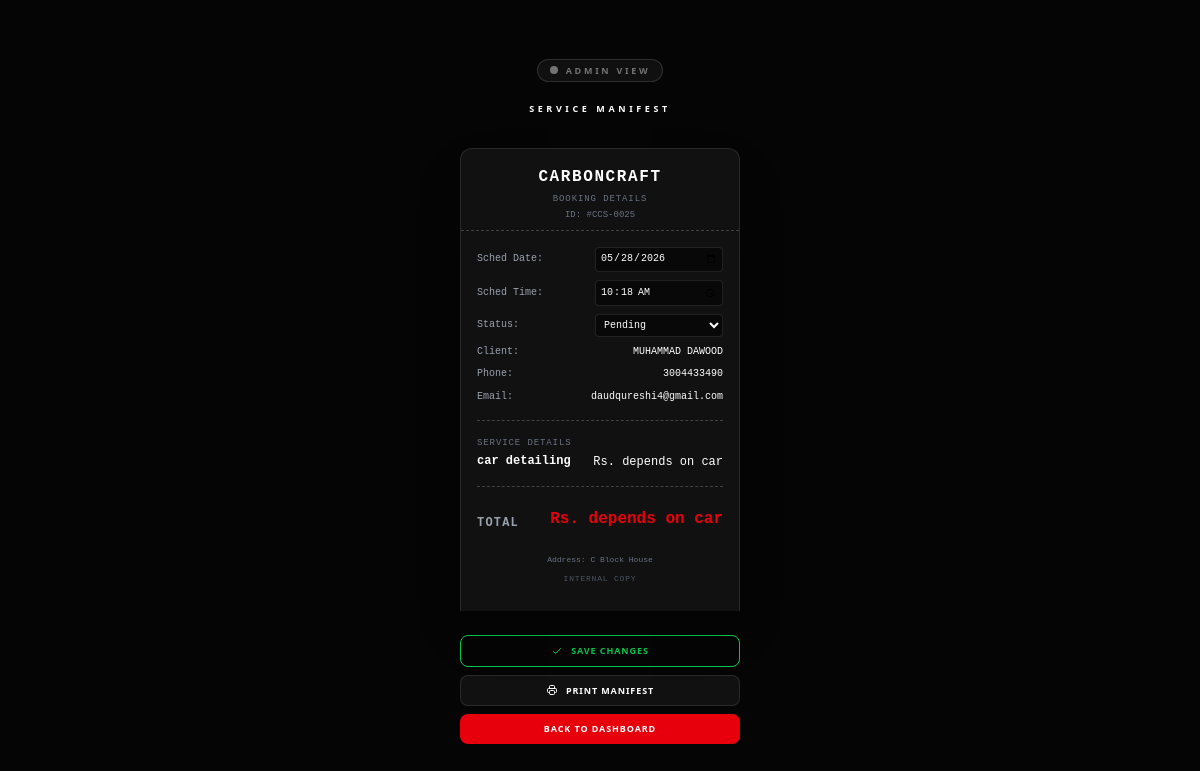
Screenshot of /adminstudio/booking/25/ (signed in) with the database file from the repository.
### django_apps/services/models.py (models this page shows, shortened)
class ServiceBooking(models.Model):
    service = models.ForeignKey(Service, on_delete=models.CASCADE, related_name='bookings')
    first_name = models.CharField(max_length=100)
    last_name = models.CharField(max_length=100)
    email = models.EmailField()
    phone = models.CharField(max_length=20)
    booking_date = models.DateField()
    booking_time = models.TimeField()
    address = models.TextField()
    notes = models.TextField(blank=True, null=True)
    STATUS_CHOICES = [
        ('pending', 'Pending'),
        ('confirmed', 'Confirmed'),
        ('completed', 'Completed'),
        ('cancelled', 'Cancelled'),
    ]
    status = models.CharField(max_length=20, choices=STATUS_CHOICES, default='pending')
    created_at = models.DateTimeField(default=timezone.now)

class Service(models.Model):
    service_name = models.CharField(max_length=200)
    description = models.TextField()
    price = models.TextField(max_length = 250)
    is_available = models.BooleanField(default=True)

### django_apps/dashboard/views.py (the view, shortened to what this page needs)
# urls.py: path('booking/<int:pk>/', views.booking_detail_view, name='booking_detail'),
@user_passes_test(lambda u: u.is_staff, login_url='home')
def booking_detail_view(request, pk):
    booking = get_object_or_404(ServiceBooking, pk=pk)
    return render(request, 'booking_det.html', {'booking': booking})

### django_apps/dashboard/templates/booking_det.html (shortened to what this page needs)
{% extends "base1.html" %}
{% block content %}
{% load static tailwind_tags %}
{% load static %}
<section class="min-h-screen bg-[#050505] py-8 px-4 flex flex-col items-center justify-center font-sans">
    <div class="max-w-[280px] w-full">
        <div class="text-center mb-8 space-y-3">
            <div class="inline-flex items-center gap-2 px-3 py-1 rounded-full border border-neutral-500/30 bg-neutral-500/10 text-[9px] font-black text-neutral-500 uppercase tracking-[0.3em]">
                <span class="relative flex h-2 w-2">
                    <span class="relative inline-flex rounded-full h-2 w-2 bg-neutral-500"></span>
                </span>
                Admin View
            </div>
            <h2 class="text-[9px] uppercase tracking-[0.4em] font-black text-white mt-2">Service Manifest</h2>
        </div>
        <form method="POST" class="relative bg-[#111] border-x border-t border-white/10 shadow-2xl font-mono text-sm mx-auto" style="border-radius: 12px 12px 0 0;">
            <div class="p-4 pb-2 text-center border-b border-dashed border-white/20">
                <h3 class="text-base font-black text-white uppercase tracking-widest">CarbonCraft</h3>
                <p class="text-[9px] text-gray-500 uppercase tracking-widest mt-1">Booking Details</p>
                <p class="text-[9px] text-gray-500 mt-1">ID: #CCS-{{ booking.id|stringformat:"04d" }}</p>
            </div>
            <div class="p-4 space-y-4">
                <div class="space-y-2 border-b border-dashed border-white/20 pb-4">
                    <div class="flex justify-between items-center text-[10px] text-gray-400 mb-2">
                        <span>Sched Date:</span>
                        <input type="date" name="booking_date" value="{{ booking.booking_date|date:'Y-m-d' }}" class="bg-black/50 border border-white/10 text-white text-[10px] p-1 rounded w-32 text-right">
                    </div>
                    <div class="flex justify-between items-center text-[10px] text-gray-400 mb-2">
                        <span>Sched Time:</span>
                        <input type="time" name="booking_time" value="{{ booking.booking_time|time:'H:i' }}" class="bg-black/50 border border-white/10 text-white text-[10px] p-1 rounded w-32 text-right">
                    </div>
                    <div class="flex justify-between items-center text-[10px] text-gray-400 mb-2">
                        <span>Status:</span>
                        <select name="status" class="bg-black/50 border border-white/10 text-white text-[10px] p-1 rounded w-32 outline-none focus:border-red-600/50">
                            <option value="pending" {% if booking.status == 'pending' %}selected{% endif %}>Pending</option>
                        </select>
                    </div>
                    <div class="flex justify-between items-start text-[10px] text-gray-400">
                        <span>Client:</span>
                        <span class="text-white text-right truncate max-w-[60%]">{{ booking.first_name }} {{ booking.last_name }}</span>
                    </div>
                    <div class="flex justify-between items-start text-[10px] text-gray-400">
                        <span>Phone:</span>
                        <span class="text-white text-right">{{ booking.phone }}</span>
                    </div>
                    <div class="flex justify-between items-start text-[10px] text-gray-400">
                        <span>Email:</span>
                        <span class="text-white text-right">{{ booking.email }}</span>
                    </div>
                </div>
                <div class="space-y-2 border-b border-dashed border-white/20 pb-4">
                    <p class="text-[9px] text-gray-500 uppercase tracking-widest mb-1">Service Details</p>
                    <div class="flex justify-between items-start">
                        <span class="text-xs font-bold text-white max-w-[60%] leading-tight">{{ booking.service.title|default:booking.service.service_name }}</span>
                        <span class="text-xs text-white whitespace-nowrap">Rs. {{ booking.service.price }}</span>
                    </div>
                </div>
                <div class="flex justify-between items-end pt-1 mt-1">
                    <span class="text-xs font-bold text-gray-400 uppercase tracking-widest">Total</span>
                    <span class="text-base font-black text-red-600">Rs. {{ booking.service.price }}</span>
                </div>
                <div class="pt-2 text-center space-y-1">
                    <p class="text-[8px] text-gray-500 leading-tight">Address: {{ booking.address }}</p>
                    <p class="text-[8px] text-gray-600 uppercase tracking-widest mt-2">Internal Copy</p>
                </div>
            </div>
            <div class="h-3 w-full" style="background-image: radial-gradient(circle at 6px 0, transparent 6px, #111 7px); background-size: 12px 12px; background-repeat: repeat-x; transform: rotate(180deg); margin-top: -1px;"></div>
        </form>
        <div class="mt-6 flex flex-col gap-2 max-w-[280px] mx-auto">
            <button type="button" onclick="document.querySelector('form').submit()" class="w-full py-2 bg-green-600/20 border border-green-500/50 text-green-500 text-[9px] font-black uppercase tracking-widest rounded-lg hover:bg-green-600 hover:text-white transition-all flex items-center justify-center gap-2">
                <svg class="w-3 h-3" fill="none" stroke="currentColor" viewBox="0 0 24 24"><path stroke-linecap="round" stroke-linejoin="round" stroke-width="2" d="M5 13l4 4L19 7"></path></svg>
                Save Changes
            </button>
            <button onclick="window.print()" class="w-full py-2 bg-white/5 border border-white/10 text-white text-[9px] font-black uppercase tracking-widest rounded-lg hover:bg-white/10 transition-all flex items-center justify-center gap-2">
                Print Manifest
            </button>
            <a href="{% url 'admin_dashboard' %}" class="w-full py-2 bg-red-600 text-white text-center text-[9px] font-black uppercase tracking-widest rounded-lg hover:bg-red-700 transition-all">
                Back to Dashboard
            </a>
        </div>
    </div>
</section>
{% endblock %}

### rows the page displays
ServiceBooking: id "0025", booking_date "05/28/2026", booking_time "10:18", status "Pending", first_name "MUHAMMAD", last_name "DAWOOD", phone "3004433490", email "daudqureshi4@gmail.com", service "car detailing", service.price "depends on car", address "C Block House"
